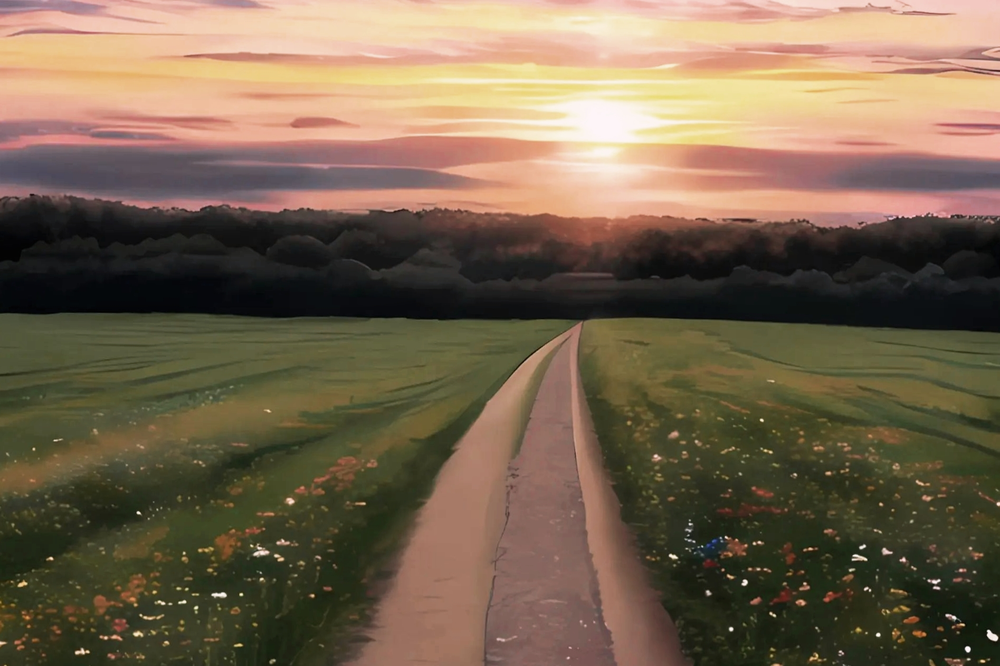
#> input picture py/Sobel_model/picture_for_test0.png, 1000 x 666 px, shrunk from 1895 x 1263 before the run
$ python Sobel_bin.py   (older library calls are emulated)
#> lines starting #> are read from the running program, lines starting #| are printed output that depends on the picture; after the words box and inside, x2 and y2 are one past the last pixel; in counts of white or black regions, pixels touching at a corner belong together
import cv2
from PIL import Image
import numpy as np

def sobel_edge_detection(image_path, threshold=7):
    # 加载图片并转换为灰度
#> called with image_path = 'picture_for_test0.png', threshold = 7
    image = Image.open(image_path).convert('L')
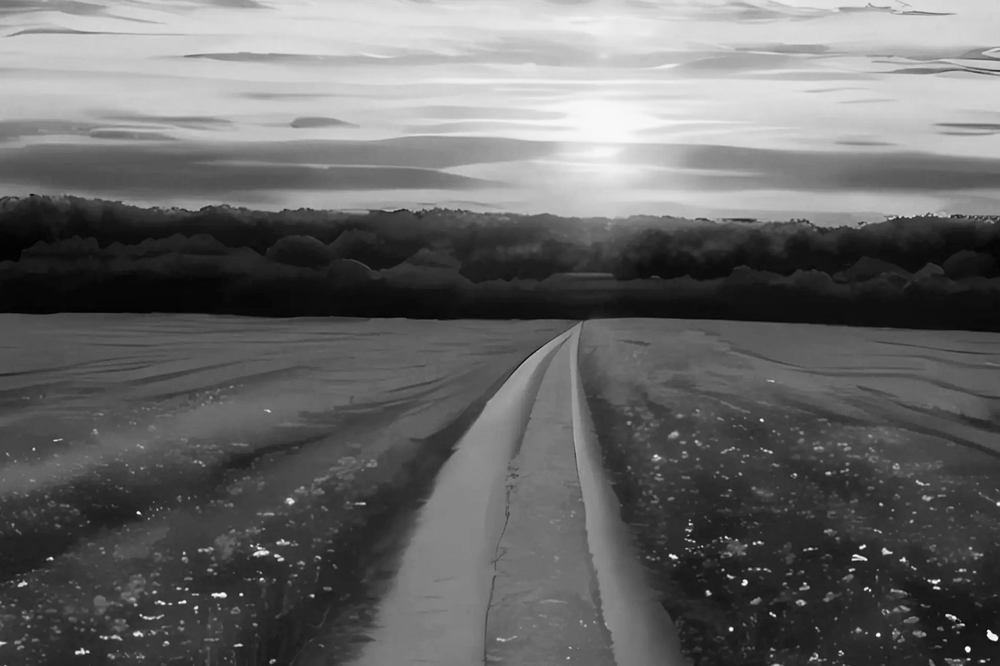
#> image: PIL image 1000x666 L; min 1, max 254, mean 103.2
    image_gray = np.array(image, dtype=np.uint8)

    # 应用Sobel算子
    sobel_x = cv2.Sobel(image_gray, cv2.CV_64F, 1, 0, ksize=3)
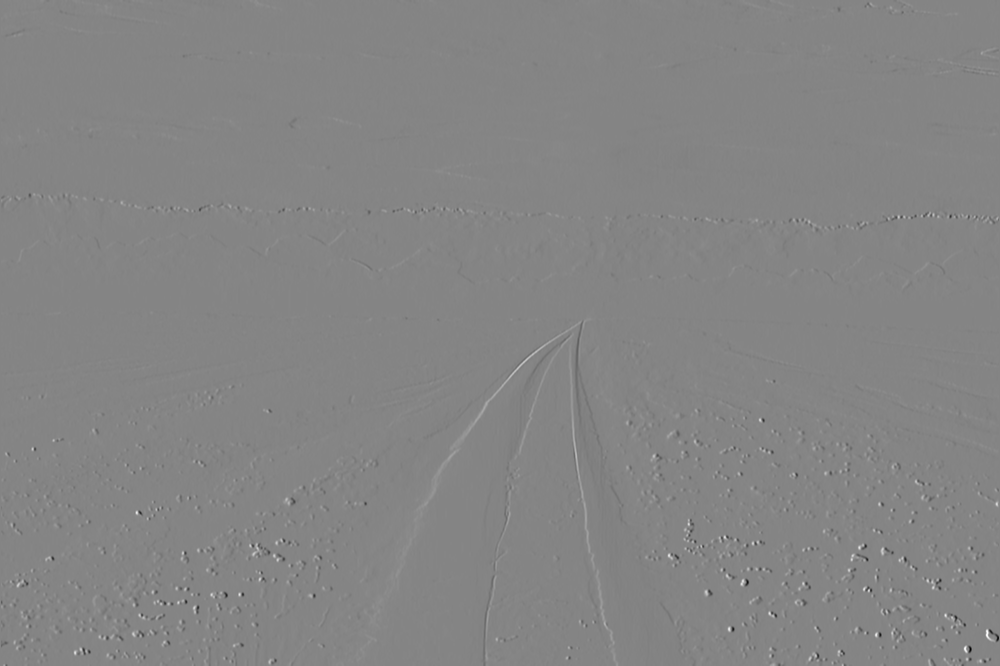
#> sobel_x: shape (666, 1000) float64; min -903, max 830, mean 0; drawn with min black and max white
    sobel_y = cv2.Sobel(image_gray, cv2.CV_64F, 0, 1, ksize=3)
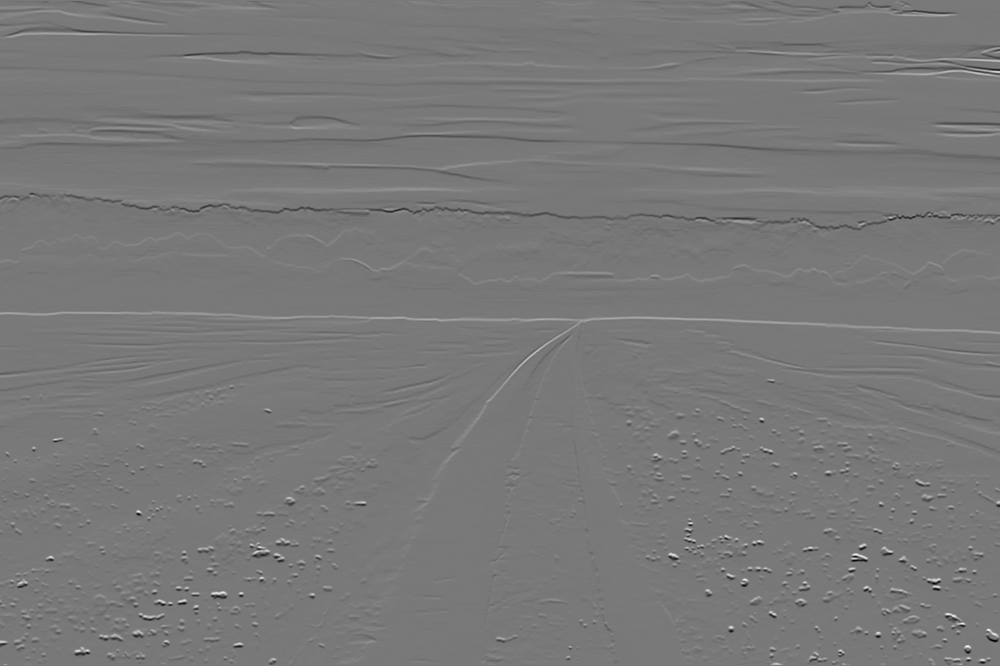
#> sobel_y: shape (666, 1000) float64; min -818, max 904, mean -1.6; drawn with min black and max white

    # 计算边缘强度
    edges = cv2.magnitude(sobel_x, sobel_y)
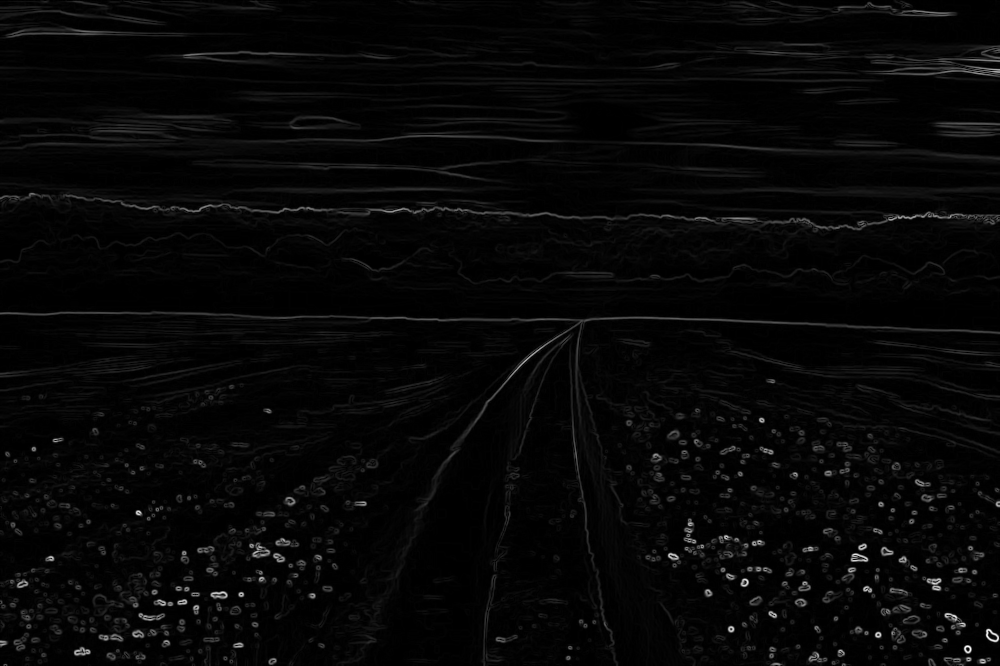
#> edges: shape (666, 1000) float64; min 0, max 916.1, mean 26; drawn with min black and max white

    # 归一化边缘图到0-255
    edges = cv2.normalize(edges, None, 0, 255, cv2.NORM_MINMAX)

    # 应用阈值，得到二值图像
    _, binary_edges = cv2.threshold(edges, threshold, 255, cv2.THRESH_BINARY)
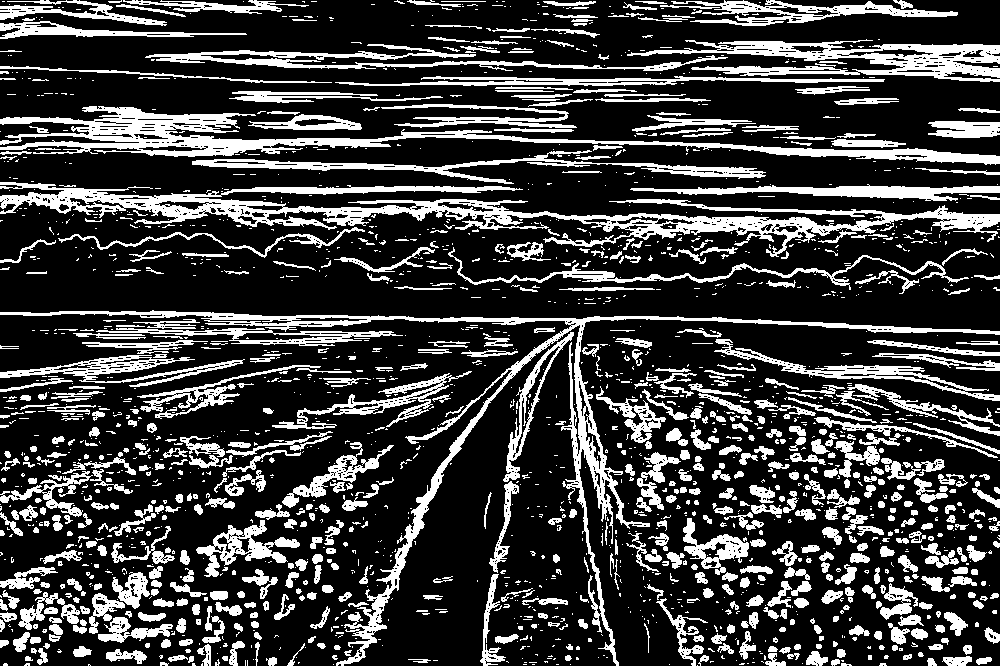
#> binary_edges: shape (666, 1000) float64; 24.3% white; 1976 white regions (1306 under 20 px), largest, box (x1, y1, x2, y2) and area: (0, 182, 1000, 257) 16199, (0, 310, 1000, 666) 12747, (0, 106, 1000, 165) 11140

    # 反转二值图像，使得边缘为黑色，其余为白色
    inverted_edges = 255 - binary_edges

    # 将结果转换回图像
    inverted_edges_image = Image.fromarray(inverted_edges.astype(np.uint8))

    # 显示图像
    inverted_edges_image.show()

    # 保存结果
    inverted_edges_image.save("inverted_edges_detected.png")

# 调用函数
sobel_edge_detection('picture_for_test0.png')
# sobel_edge_detection('demo.png')
